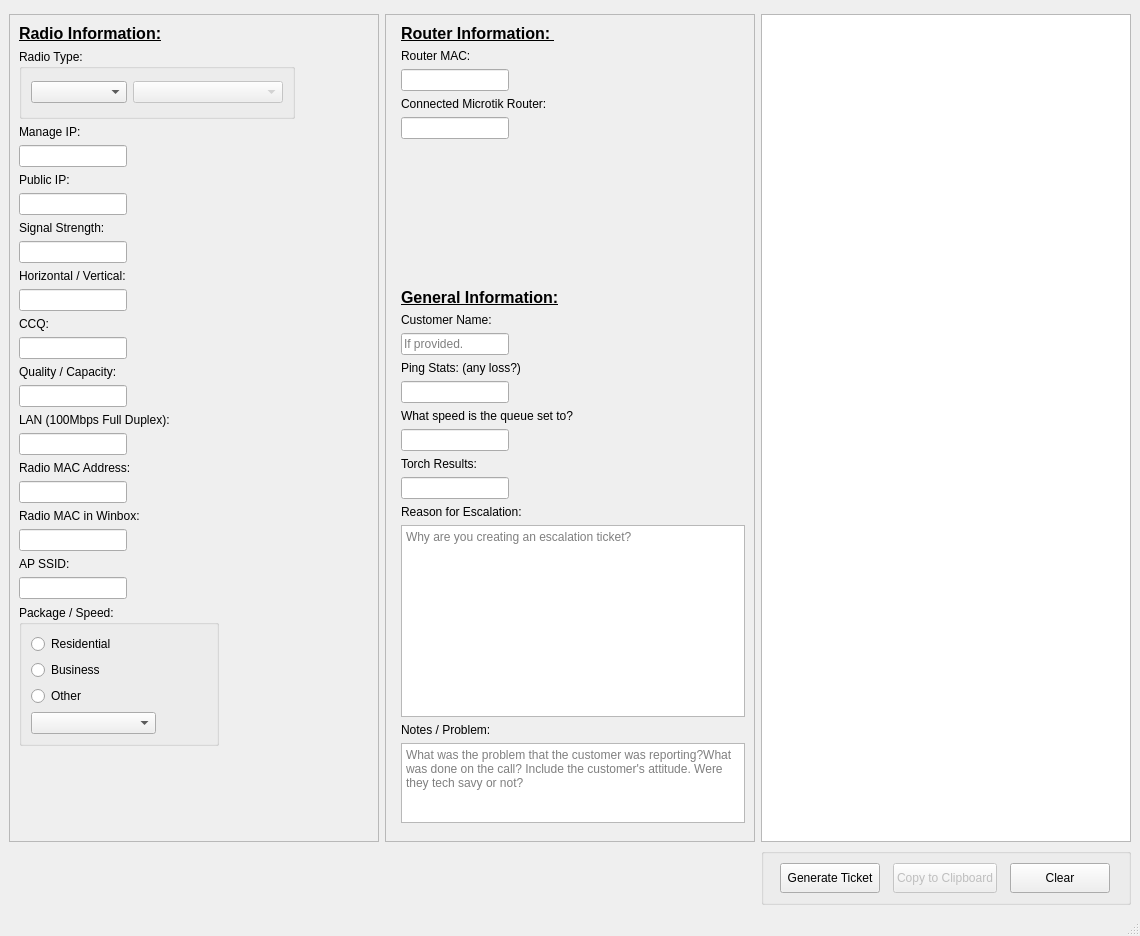
<?xml version="1.0" encoding="UTF-8"?>
<ui version="4.0">
 <class>Network_Other</class>
 <widget class="QMainWindow" name="Network_Other">
  <property name="enabled">
   <bool>true</bool>
  </property>
  <property name="geometry">
   <rect>
    <x>0</x>
    <y>0</y>
    <width>1140</width>
    <height>936</height>
   </rect>
  </property>
  <property name="windowTitle">
   <string>Network Escalation - Other</string>
  </property>
  <widget class="QWidget" name="centralwidget">
   <layout class="QGridLayout" name="gridLayout">
    <item row="3" column="2">
     <widget class="QGroupBox" name="groupBox">
      <property name="minimumSize">
       <size>
        <width>100</width>
        <height>50</height>
       </size>
      </property>
      <property name="title">
       <string/>
      </property>
      <layout class="QGridLayout" name="gridLayout_2">
       <item row="0" column="1">
        <widget class="QPushButton" name="Copy">
         <property name="enabled">
          <bool>false</bool>
         </property>
         <property name="sizePolicy">
          <sizepolicy hsizetype="Fixed" vsizetype="Fixed">
           <horstretch>0</horstretch>
           <verstretch>0</verstretch>
          </sizepolicy>
         </property>
         <property name="minimumSize">
          <size>
           <width>100</width>
           <height>30</height>
          </size>
         </property>
         <property name="text">
          <string>Copy to Clipboard</string>
         </property>
        </widget>
       </item>
       <item row="0" column="0">
        <widget class="QPushButton" name="pushButton">
         <property name="sizePolicy">
          <sizepolicy hsizetype="Fixed" vsizetype="Fixed">
           <horstretch>0</horstretch>
           <verstretch>0</verstretch>
          </sizepolicy>
         </property>
         <property name="minimumSize">
          <size>
           <width>100</width>
           <height>30</height>
          </size>
         </property>
         <property name="text">
          <string>Generate Ticket</string>
         </property>
        </widget>
       </item>
       <item row="0" column="2">
        <widget class="QPushButton" name="Clear">
         <property name="sizePolicy">
          <sizepolicy hsizetype="Fixed" vsizetype="Fixed">
           <horstretch>0</horstretch>
           <verstretch>0</verstretch>
          </sizepolicy>
         </property>
         <property name="minimumSize">
          <size>
           <width>100</width>
           <height>30</height>
          </size>
         </property>
         <property name="text">
          <string>Clear</string>
         </property>
        </widget>
       </item>
      </layout>
     </widget>
    </item>
    <item row="1" column="1">
     <widget class="QScrollArea" name="scrollArea_2">
      <property name="sizePolicy">
       <sizepolicy hsizetype="Fixed" vsizetype="Expanding">
        <horstretch>0</horstretch>
        <verstretch>0</verstretch>
       </sizepolicy>
      </property>
      <property name="minimumSize">
       <size>
        <width>370</width>
        <height>810</height>
       </size>
      </property>
      <property name="sizeAdjustPolicy">
       <enum>QAbstractScrollArea::AdjustToContents</enum>
      </property>
      <property name="widgetResizable">
       <bool>true</bool>
      </property>
      <widget class="QWidget" name="scrollAreaWidgetContents_2">
       <property name="geometry">
        <rect>
         <x>0</x>
         <y>0</y>
         <width>351</width>
         <height>908</height>
        </rect>
       </property>
       <layout class="QFormLayout" name="formLayout_3">
        <item row="0" column="1">
         <widget class="QLabel" name="ticketInfo">
          <property name="text">
           <string>&lt;html&gt;&lt;head/&gt;&lt;body&gt;&lt;p&gt;&lt;span style=&quot; font-size:12pt; font-weight:600; text-decoration: underline;&quot;&gt;Router Information: &lt;/span&gt;&lt;/p&gt;&lt;/body&gt;&lt;/html&gt;</string>
          </property>
         </widget>
        </item>
        <item row="1" column="1">
         <widget class="QLabel" name="label">
          <property name="text">
           <string>Router MAC:</string>
          </property>
         </widget>
        </item>
        <item row="2" column="1">
         <widget class="QLineEdit" name="routerMAC">
          <property name="sizePolicy">
           <sizepolicy hsizetype="Fixed" vsizetype="Fixed">
            <horstretch>0</horstretch>
            <verstretch>0</verstretch>
           </sizepolicy>
          </property>
         </widget>
        </item>
        <item row="3" column="1">
         <widget class="QLabel" name="label_3">
          <property name="text">
           <string>Connected Microtik Router:</string>
          </property>
         </widget>
        </item>
        <item row="4" column="1">
         <widget class="QLineEdit" name="routerMicrotik">
          <property name="sizePolicy">
           <sizepolicy hsizetype="Fixed" vsizetype="Fixed">
            <horstretch>0</horstretch>
            <verstretch>0</verstretch>
           </sizepolicy>
          </property>
         </widget>
        </item>
        <item row="5" column="1">
         <spacer name="verticalSpacer_3">
          <property name="orientation">
           <enum>Qt::Vertical</enum>
          </property>
          <property name="sizeType">
           <enum>QSizePolicy::Expanding</enum>
          </property>
          <property name="sizeHint" stdset="0">
           <size>
            <width>20</width>
            <height>20</height>
           </size>
          </property>
         </spacer>
        </item>
        <item row="6" column="1">
         <widget class="QLabel" name="label_4">
          <property name="text">
           <string>&lt;html&gt;&lt;head/&gt;&lt;body&gt;&lt;p&gt;&lt;span style=&quot; font-size:12pt; font-weight:600; text-decoration: underline;&quot;&gt;General Information:&lt;/span&gt;&lt;/p&gt;&lt;/body&gt;&lt;/html&gt;</string>
          </property>
         </widget>
        </item>
        <item row="7" column="1">
         <widget class="QLabel" name="cstName_label">
          <property name="text">
           <string>Customer Name:</string>
          </property>
         </widget>
        </item>
        <item row="8" column="1">
         <widget class="QLineEdit" name="cstName">
          <property name="sizePolicy">
           <sizepolicy hsizetype="Fixed" vsizetype="Fixed">
            <horstretch>0</horstretch>
            <verstretch>0</verstretch>
           </sizepolicy>
          </property>
          <property name="minimumSize">
           <size>
            <width>0</width>
            <height>0</height>
           </size>
          </property>
          <property name="placeholderText">
           <string>If provided.</string>
          </property>
         </widget>
        </item>
        <item row="9" column="1">
         <widget class="QLabel" name="label_9">
          <property name="text">
           <string>Ping Stats: (any loss?)</string>
          </property>
         </widget>
        </item>
        <item row="10" column="1">
         <widget class="QLineEdit" name="cstPing">
          <property name="sizePolicy">
           <sizepolicy hsizetype="Fixed" vsizetype="Fixed">
            <horstretch>0</horstretch>
            <verstretch>0</verstretch>
           </sizepolicy>
          </property>
         </widget>
        </item>
        <item row="11" column="1">
         <widget class="QLabel" name="cstTest_label">
          <property name="text">
           <string>What speed is the queue set to?</string>
          </property>
         </widget>
        </item>
        <item row="12" column="1">
         <widget class="QLineEdit" name="cstQueue">
          <property name="sizePolicy">
           <sizepolicy hsizetype="Fixed" vsizetype="Fixed">
            <horstretch>0</horstretch>
            <verstretch>0</verstretch>
           </sizepolicy>
          </property>
          <property name="minimumSize">
           <size>
            <width>0</width>
            <height>0</height>
           </size>
          </property>
         </widget>
        </item>
        <item row="13" column="1">
         <widget class="QLabel" name="cstTorch_label">
          <property name="text">
           <string>Torch Results:</string>
          </property>
         </widget>
        </item>
        <item row="14" column="1">
         <widget class="QLineEdit" name="cstTorch">
          <property name="sizePolicy">
           <sizepolicy hsizetype="Fixed" vsizetype="Fixed">
            <horstretch>0</horstretch>
            <verstretch>0</verstretch>
           </sizepolicy>
          </property>
         </widget>
        </item>
        <item row="15" column="1">
         <widget class="QLabel" name="label_5">
          <property name="text">
           <string>Reason for Escalation:</string>
          </property>
         </widget>
        </item>
        <item row="16" column="1">
         <widget class="QTextEdit" name="cstEscalation">
          <property name="placeholderText">
           <string>Why are you creating an escalation ticket?</string>
          </property>
         </widget>
        </item>
        <item row="17" column="1">
         <widget class="QLabel" name="tktNotes_label">
          <property name="text">
           <string>Notes / Problem:</string>
          </property>
         </widget>
        </item>
        <item row="18" column="1">
         <widget class="QTextEdit" name="tktNotes">
          <property name="enabled">
           <bool>true</bool>
          </property>
          <property name="minimumSize">
           <size>
            <width>300</width>
            <height>80</height>
           </size>
          </property>
          <property name="maximumSize">
           <size>
            <width>16777215</width>
            <height>80</height>
           </size>
          </property>
          <property name="tabChangesFocus">
           <bool>true</bool>
          </property>
          <property name="placeholderText">
           <string>What was the problem that the customer was reporting?What was done on the call? Include the customer's attitude. Were they tech savy or not?</string>
          </property>
         </widget>
        </item>
        <item row="79" column="0">
         <widget class="Line" name="line">
          <property name="orientation">
           <enum>Qt::Horizontal</enum>
          </property>
         </widget>
        </item>
       </layout>
      </widget>
     </widget>
    </item>
    <item row="0" column="0">
     <spacer name="verticalSpacer">
      <property name="orientation">
       <enum>Qt::Vertical</enum>
      </property>
      <property name="sizeType">
       <enum>QSizePolicy::Fixed</enum>
      </property>
      <property name="sizeHint" stdset="0">
       <size>
        <width>20</width>
        <height>5</height>
       </size>
      </property>
     </spacer>
    </item>
    <item row="1" column="2">
     <widget class="QTextEdit" name="ticketTemplate">
      <property name="sizePolicy">
       <sizepolicy hsizetype="Fixed" vsizetype="Expanding">
        <horstretch>0</horstretch>
        <verstretch>0</verstretch>
       </sizepolicy>
      </property>
      <property name="minimumSize">
       <size>
        <width>370</width>
        <height>0</height>
       </size>
      </property>
     </widget>
    </item>
    <item row="1" column="0">
     <widget class="QScrollArea" name="scrollArea">
      <property name="sizePolicy">
       <sizepolicy hsizetype="Fixed" vsizetype="Expanding">
        <horstretch>0</horstretch>
        <verstretch>0</verstretch>
       </sizepolicy>
      </property>
      <property name="minimumSize">
       <size>
        <width>370</width>
        <height>810</height>
       </size>
      </property>
      <property name="sizeAdjustPolicy">
       <enum>QAbstractScrollArea::AdjustToContents</enum>
      </property>
      <property name="widgetResizable">
       <bool>true</bool>
      </property>
      <widget class="QWidget" name="scrollAreaWidgetContents">
       <property name="geometry">
        <rect>
         <x>0</x>
         <y>0</y>
         <width>368</width>
         <height>808</height>
        </rect>
       </property>
       <layout class="QFormLayout" name="formLayout_2">
        <item row="0" column="0">
         <widget class="QLabel" name="label_21">
          <property name="text">
           <string>&lt;html&gt;&lt;head/&gt;&lt;body&gt;&lt;p&gt;&lt;span style=&quot; font-size:12pt; font-weight:600; text-decoration: underline;&quot;&gt;Radio Information:&lt;/span&gt;&lt;/p&gt;&lt;/body&gt;&lt;/html&gt;</string>
          </property>
         </widget>
        </item>
        <item row="1" column="0">
         <widget class="QGroupBox" name="radio_Group_Type">
          <property name="minimumSize">
           <size>
            <width>200</width>
            <height>70</height>
           </size>
          </property>
          <property name="title">
           <string>Radio Type:</string>
          </property>
          <layout class="QHBoxLayout" name="horizontalLayout_3">
           <item>
            <widget class="QComboBox" name="radioType">
             <property name="sizePolicy">
              <sizepolicy hsizetype="Fixed" vsizetype="Fixed">
               <horstretch>0</horstretch>
               <verstretch>0</verstretch>
              </sizepolicy>
             </property>
             <property name="minimumSize">
              <size>
               <width>90</width>
               <height>0</height>
              </size>
             </property>
             <item>
              <property name="text">
               <string/>
              </property>
             </item>
             <item>
              <property name="text">
               <string>UBNT</string>
              </property>
             </item>
             <item>
              <property name="text">
               <string>ePMP</string>
              </property>
             </item>
             <item>
              <property name="text">
               <string>Canopy</string>
              </property>
             </item>
             <item>
              <property name="text">
               <string>LTE - Telrad</string>
              </property>
             </item>
            </widget>
           </item>
           <item>
            <widget class="QComboBox" name="radioTypeType">
             <property name="enabled">
              <bool>false</bool>
             </property>
             <property name="sizePolicy">
              <sizepolicy hsizetype="Fixed" vsizetype="Fixed">
               <horstretch>0</horstretch>
               <verstretch>0</verstretch>
              </sizepolicy>
             </property>
             <property name="minimumSize">
              <size>
               <width>150</width>
               <height>0</height>
              </size>
             </property>
            </widget>
           </item>
          </layout>
         </widget>
        </item>
        <item row="2" column="0">
         <widget class="QLabel" name="radioIP_label">
          <property name="text">
           <string>Manage IP:</string>
          </property>
         </widget>
        </item>
        <item row="3" column="0">
         <widget class="QLineEdit" name="radioIP">
          <property name="sizePolicy">
           <sizepolicy hsizetype="Fixed" vsizetype="Fixed">
            <horstretch>0</horstretch>
            <verstretch>0</verstretch>
           </sizepolicy>
          </property>
         </widget>
        </item>
        <item row="4" column="0">
         <widget class="QLabel" name="radioPublic_label">
          <property name="text">
           <string>Public IP:</string>
          </property>
         </widget>
        </item>
        <item row="5" column="0">
         <widget class="QLineEdit" name="radioPublic">
          <property name="sizePolicy">
           <sizepolicy hsizetype="Fixed" vsizetype="Fixed">
            <horstretch>0</horstretch>
            <verstretch>0</verstretch>
           </sizepolicy>
          </property>
         </widget>
        </item>
        <item row="6" column="0">
         <widget class="QLabel" name="radioSignal_label">
          <property name="text">
           <string>Signal Strength:</string>
          </property>
         </widget>
        </item>
        <item row="7" column="0">
         <widget class="QLineEdit" name="radioSignal"/>
        </item>
        <item row="8" column="0">
         <widget class="QLabel" name="label_6">
          <property name="text">
           <string>Horizontal / Vertical:</string>
          </property>
         </widget>
        </item>
        <item row="9" column="0">
         <widget class="QLineEdit" name="radioHorVert"/>
        </item>
        <item row="10" column="0">
         <widget class="QLabel" name="radioCCQ_label">
          <property name="text">
           <string>CCQ:</string>
          </property>
         </widget>
        </item>
        <item row="11" column="0">
         <widget class="QLineEdit" name="radioCCQ"/>
        </item>
        <item row="12" column="0">
         <widget class="QLabel" name="radioQuaCap_label">
          <property name="text">
           <string>Quality / Capacity:</string>
          </property>
         </widget>
        </item>
        <item row="13" column="0">
         <widget class="QLineEdit" name="radioQuaCap"/>
        </item>
        <item row="14" column="0">
         <widget class="QLabel" name="label_7">
          <property name="text">
           <string>LAN (100Mbps Full Duplex):</string>
          </property>
         </widget>
        </item>
        <item row="15" column="0">
         <widget class="QLineEdit" name="radioLAN"/>
        </item>
        <item row="16" column="0">
         <widget class="QLabel" name="radioMAC_label">
          <property name="text">
           <string>Radio MAC Address:</string>
          </property>
         </widget>
        </item>
        <item row="17" column="0">
         <widget class="QLineEdit" name="radioMAC">
          <property name="sizePolicy">
           <sizepolicy hsizetype="Fixed" vsizetype="Fixed">
            <horstretch>0</horstretch>
            <verstretch>0</verstretch>
           </sizepolicy>
          </property>
         </widget>
        </item>
        <item row="18" column="0">
         <widget class="QLabel" name="label_8">
          <property name="text">
           <string>Radio MAC in Winbox:</string>
          </property>
         </widget>
        </item>
        <item row="19" column="0">
         <widget class="QLineEdit" name="radioMACWin"/>
        </item>
        <item row="20" column="0">
         <widget class="QLabel" name="radioSSID_label">
          <property name="text">
           <string>AP SSID:</string>
          </property>
         </widget>
        </item>
        <item row="21" column="0">
         <widget class="QLineEdit" name="radioSSID"/>
        </item>
        <item row="22" column="0">
         <widget class="QGroupBox" name="cst_Group_Package">
          <property name="sizePolicy">
           <sizepolicy hsizetype="Fixed" vsizetype="Fixed">
            <horstretch>0</horstretch>
            <verstretch>0</verstretch>
           </sizepolicy>
          </property>
          <property name="minimumSize">
           <size>
            <width>200</width>
            <height>125</height>
           </size>
          </property>
          <property name="title">
           <string>Package / Speed:</string>
          </property>
          <layout class="QVBoxLayout" name="verticalLayout">
           <item>
            <widget class="QRadioButton" name="cstPackRes">
             <property name="text">
              <string>Residential</string>
             </property>
            </widget>
           </item>
           <item>
            <widget class="QRadioButton" name="cstPackBus">
             <property name="text">
              <string>Business</string>
             </property>
            </widget>
           </item>
           <item>
            <widget class="QRadioButton" name="cstPackOth">
             <property name="text">
              <string>Other</string>
             </property>
            </widget>
           </item>
           <item>
            <widget class="QComboBox" name="cstPackage">
             <property name="sizePolicy">
              <sizepolicy hsizetype="Fixed" vsizetype="Fixed">
               <horstretch>0</horstretch>
               <verstretch>0</verstretch>
              </sizepolicy>
             </property>
             <property name="minimumSize">
              <size>
               <width>125</width>
               <height>0</height>
              </size>
             </property>
            </widget>
           </item>
          </layout>
         </widget>
        </item>
        <item row="23" column="0">
         <spacer name="verticalSpacer_2">
          <property name="orientation">
           <enum>Qt::Vertical</enum>
          </property>
          <property name="sizeHint" stdset="0">
           <size>
            <width>20</width>
            <height>20</height>
           </size>
          </property>
         </spacer>
        </item>
       </layout>
      </widget>
     </widget>
    </item>
   </layout>
  </widget>
  <widget class="QMenuBar" name="menubar">
   <property name="geometry">
    <rect>
     <x>0</x>
     <y>0</y>
     <width>1140</width>
     <height>21</height>
    </rect>
   </property>
  </widget>
  <widget class="QStatusBar" name="statusbar"/>
 </widget>
 <tabstops>
  <tabstop>scrollArea</tabstop>
  <tabstop>radioType</tabstop>
  <tabstop>radioTypeType</tabstop>
  <tabstop>ticketTemplate</tabstop>
  <tabstop>pushButton</tabstop>
  <tabstop>Copy</tabstop>
  <tabstop>scrollArea_2</tabstop>
 </tabstops>
 <resources/>
 <connections/>
</ui>
